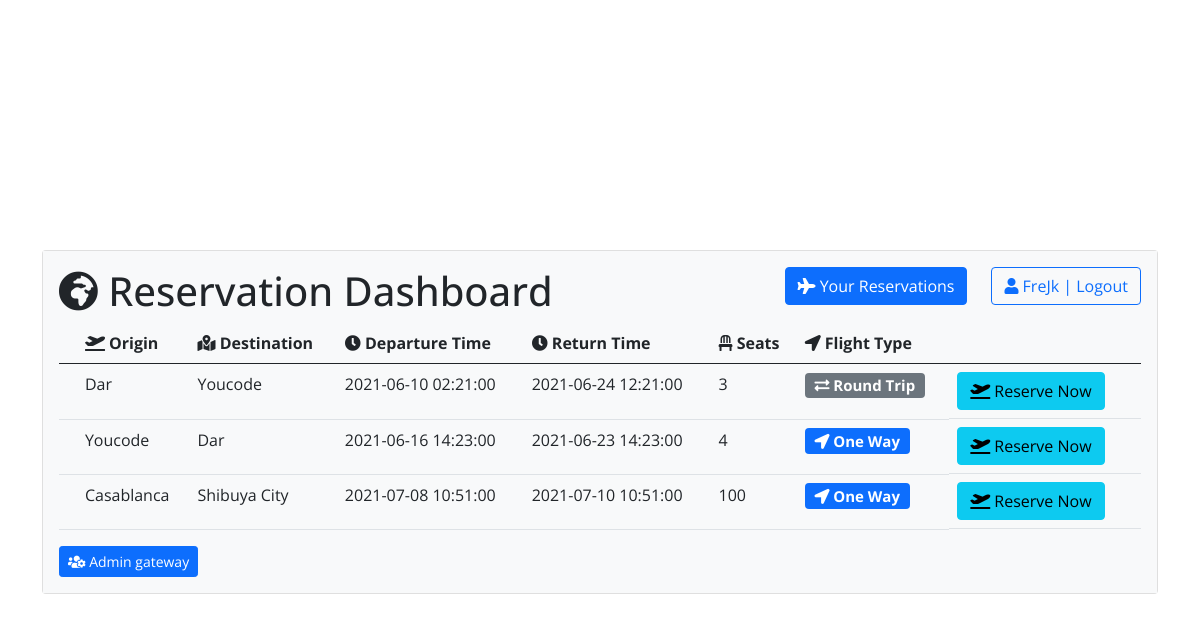
Screenshot of / (signed in) with the database file from the repository.
### tables this page shows
CREATE TABLE IF NOT EXISTS `flight` (
  `id` int(255) NOT NULL AUTO_INCREMENT,
  `origin` varchar(255) NOT NULL,
  `destination` varchar(255) NOT NULL,
  `dep_time` datetime NOT NULL,
  `return_time` datetime DEFAULT NULL,
  `seats` int(255) NOT NULL,
  `flighttype` varchar(25) NOT NULL,
  PRIMARY KEY (`id`)
);

### controllers/HomeController.php (called while the page is built)
<?php
class HomeController{
    public function index($page){
        include('views/'.$page.'.php');
    }
}
?>

### autoload.php (called while the page is built, shortened)
<?php
function autoload($class_name){
    $array_paths = array(
        'database/',
        'classes/',
        'models/',
        'controllers/',
    );
    $parts = explode('\\',$class_name);
    $name = array_pop($parts);
    foreach($array_paths as $path){
        $file = sprintf($path.'%s.php',$name);
    }
}
?>

### database/DB.php (called while the page is built)
<?php
class DB{
    static public function connect(){
        $db = new PDO("mysql:host=localhost;dbname=mvc","root","");
        $db->exec("set names utf8");
        $db->setAttribute(PDO::ATTR_ERRMODE,PDO::ERRMODE_WARNING);
        return $db;
    }
}

### models/flight.php (called while the page is built, shortened)
<?php
class Flight
{
    static public function getAll()
    {
        $stmt = DB::connect()->prepare('SELECT * FROM flight');
        $stmt->execute();
        return $stmt->fetchAll();
    }
}

### controllers/FlightController.php (called while the page is built, shortened)
<?php
class FlightController{
    public function getAllflights(){
        $flights = Flight::getAll();
        return $flights;
    }
}

### views/home.php (the view, shortened to what this page needs)
<?php
    $data = new FlightController();
    $flights = $data->getAllFlights();
?>
<div class="container">
    <div class="row">
        <div class="card">
            <div class="card-body bg-light">
            <div>
                    <h1><i class="fa fa-globe-africa"></i> Reservation Dashboard
                        <a href="<?php echo BASE_URL;?>logout" title="Logout" class="btn btn-outline-primary float-end">
                            <i class="fas fa-user"></i> <?php echo $_SESSION['username'];?> | Logout
                        </a>
                        <a href="<?php echo BASE_URL;?>reserve" title="reserve" class="btn btn-primary me-4 float-end ">
                            <i class="fas fa-plane"></i>
                            Your Reservations
                        </a>
                    </h1>
                </div>
                <table class="table table-hover">
                    <thead>
                        <tr>
                            <th scope="col"></th>
                            <th scope="col"><i class="fa fa-plane-departure"></i> Origin</th>
                            <th scope="col"><i class="fa fa-map-marked-alt"></i> Destination</th>
                            <th scope="col"><i class="fa fa-clock"></i> Departure Time</th>
                            <th scope="col"><i class="fa fa-clock"></i> Return Time</th>
                            <th scope="col"><i class="fa fa-chair"></i> Seats</th>
                            <th scope="col"><i class="fa fa-location-arrow"></i> Flight Type</th>
                            <th scope="col"></th>
                        </tr>
                    </thead>
                    <tbody>
                        <?php foreach ($flights as $flight) : ?>
                            <tr>
                                <th></th>
                                <td ><?php echo $flight['origin']; ?></td>
                                <td><?php echo $flight['destination']; ?></td>
                                <td><?php echo $flight['dep_time']; ?></td>
                                <td><?php echo $flight['return_time']?></td>
                                <td><?php echo $flight['seats']; ?></td>
                                <td>
                                    <?php echo $flight['flighttype'] == "One Way"
                                        ?
                                        '<h5><span class="badge bg-primary"><i class="fa fa-location-arrow"></i> One Way</span></h5>'
                                        :
                                        '<h5><span class="badge bg-secondary"><i class="fa fa-exchange-alt"></i> Round Trip</span></h5>'
                                    ?>
                                </td>
                                <td class="d-flex flex-row">
                                    <form method="post" class="me-2">
                                        <button class="btn btn btn-info" type="submit" name="reserve"><i class="fa fa-plane-departure"></i> Reserve Now</button>
                                    </form>
                                </td>
                            </tr>
                        <?php endforeach ?>
                    </tbody>
                </table>
                <a href="<?php echo BASE_URL;?>dashadmin" class="btn btn-sm btn-primary" title="Admin gateway" ><i class="fa fa-users-cog"></i> Admin gateway</a>
            </div>
        </div>
    </div>
</div>

### style/style.css (style rules this page uses)
body { font-family: 'Open Sans', sans-serif; }

### views/includes/header.php (style rules this page uses)
body { background-image: url(https://images.unsplash.com/photo-1554123168-b400f9c806ca?ixid=MnwxMjA3fDB8MHxwaG90by1wYWdlfHx8fGVufDB8fHx8&ixlib=rb-1.2.1&auto=format&fit=crop&w=1950&q=80); }
.container { padding-top: 250px; }
.row { --bs-gutter-x: 0; }

### rows the page displays
flight: origin "Dar", destination "Youcode", dep_time "2021-06-10 02:21:00", return_time "2021-06-24 12:21:00", seats "3", flighttype "Round Trip" (drawn)
flight: origin "Youcode", destination "Dar", dep_time "2021-06-16 14:23:00", return_time "2021-06-23 14:23:00", seats "4", flighttype "One Way" (drawn)
flight: origin "Casablanca", destination "Shibuya City", dep_time "2021-07-08 10:51:00", return_time "2021-07-10 10:51:00", seats "100", flighttype "One Way" (drawn)

### other values shown
$_SESSION['username'] "FreJk"
